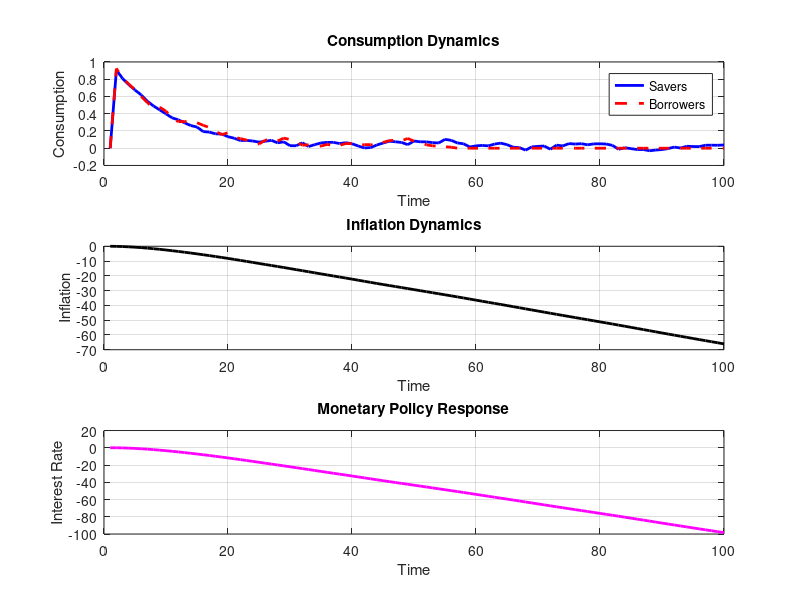
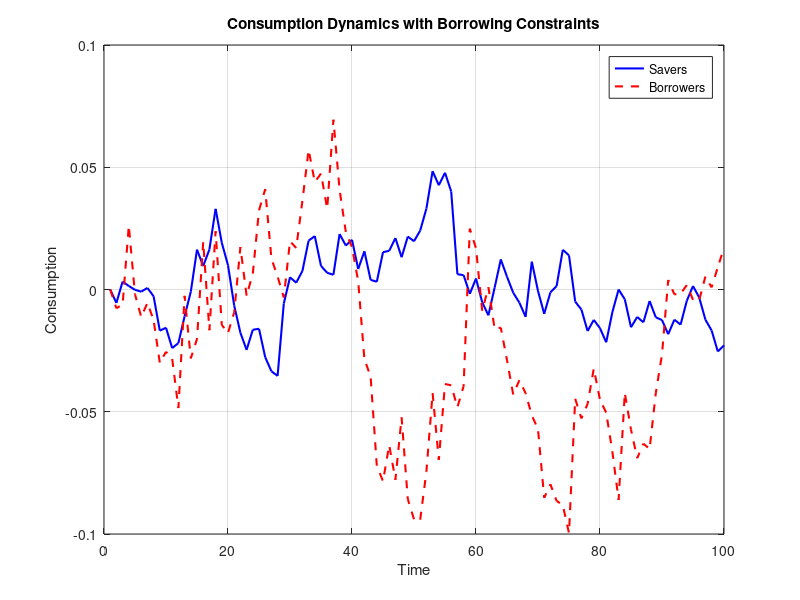
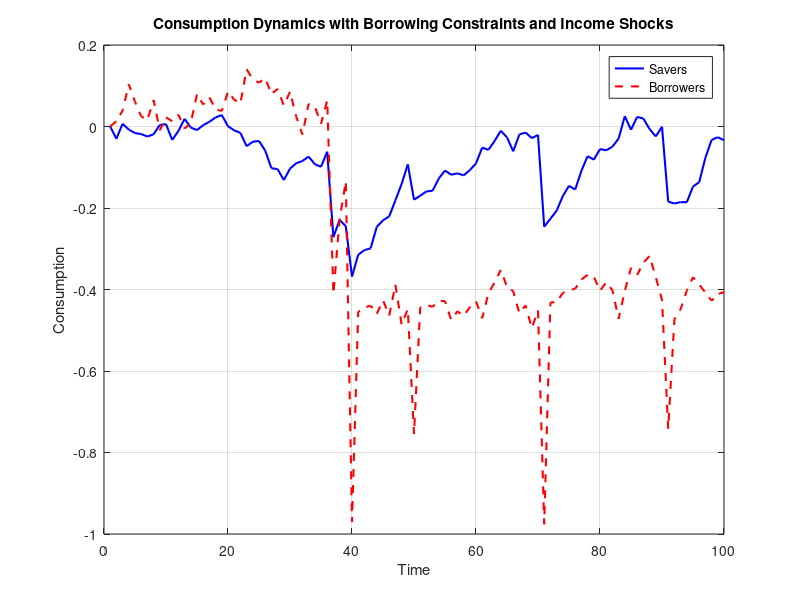
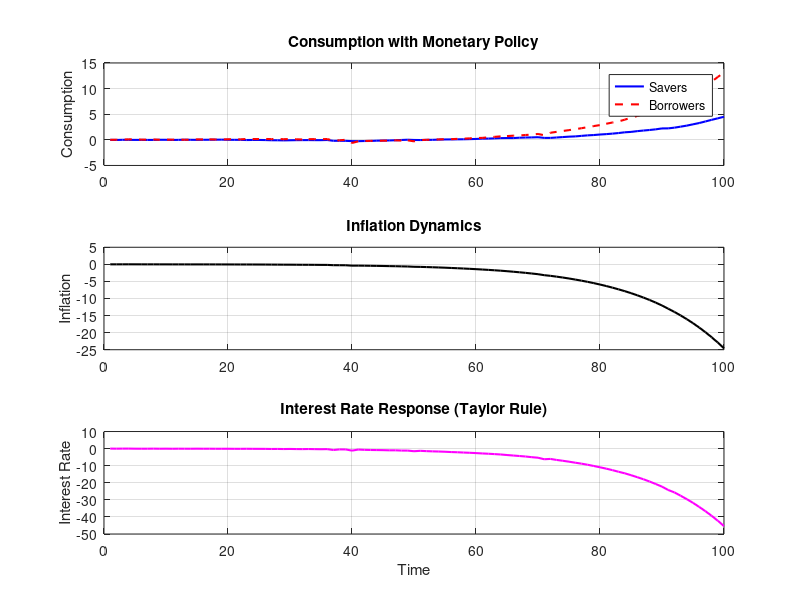

The MATLAB source for these figures, in order:
%% Heterogeneous Agent New Keynesian (HANK) Model
% Author: Adelia Nur Fasha
% Objective: Simulate a HANK model with Savers and Borrowers

clc; clear; close all;

%% Model Parameters
beta_s = 0.98;      % Discount factor for Savers
beta_b = 0.96;      % Discount factor for Borrowers
sigma = 1;          % Risk aversion (CRRA)
phi = 1.5;          % Phillips curve parameter
theta = 0.75;       % Calvo price stickiness
rho_income = 0.9;   % Persistence of income shock
sigma_income = 0.02; % Std. dev. of income shock
r_bar = 0.03;       % Steady-state interest rate

T = 100;            % Time horizon
shock_size = 0.01;  % Size of monetary policy shock

%% Initialize Variables
income_savers = ones(T,1);
income_borrowers = ones(T,1);
consumption_savers = zeros(T,1);
consumption_borrowers = zeros(T,1);
inflation = zeros(T,1);
interest_rate = r_bar * ones(T,1);
output_gap = zeros(T,1);

%% Generate Income Shocks
rng('default');
income_shock_savers = sigma_income * randn(T,1);
income_shock_borrowers = sigma_income * randn(T,1);

for t = 2:T
    income_savers(t) = rho_income * income_savers(t-1) + income_shock_savers(t);
    income_borrowers(t) = rho_income * income_borrowers(t-1) + income_shock_borrowers(t);
end
%% Consumption Decisions
for t = 2:T
    % Savers' consumption (depends on income and interest rate)
    consumption_savers(t) = (beta_s * (1 + interest_rate(t-1)))^(-1/sigma) * income_savers(t);

    % Borrowers face borrowing constraints, more sensitive to income shocks
    consumption_borrowers(t) = max(0, income_borrowers(t) - 0.5 * shock_size);
end
%% Aggregate Demand and Monetary Policy Rule
for t = 2:T
    % Aggregate consumption (weighted average)
    total_consumption = 0.7 * consumption_savers(t) + 0.3 * consumption_borrowers(t);
    
    % Output gap (difference from steady state)
    output_gap(t) = total_consumption - 1;

    % Taylor rule for interest rate (monetary policy response)
    interest_rate(t) = r_bar + phi * inflation(t-1) + 0.5 * output_gap(t);
    
    % Inflation dynamics (Phillips curve)
    inflation(t) = inflation(t-1) + theta * output_gap(t);
end
%% Visualization
figure;
subplot(3,1,1);
plot(1:T, consumption_savers, 'b-', 'LineWidth', 2); hold on;
plot(1:T, consumption_borrowers, 'r--', 'LineWidth', 2);
xlabel('Time'); ylabel('Consumption');
legend('Savers', 'Borrowers');
title('Consumption Dynamics');
grid on;

subplot(3,1,2);
plot(1:T, inflation, 'k-', 'LineWidth', 2);
xlabel('Time'); ylabel('Inflation');
title('Inflation Dynamics');
grid on;

subplot(3,1,3);
plot(1:T, interest_rate, 'm-', 'LineWidth', 2);
xlabel('Time'); ylabel('Interest Rate');
title('Monetary Policy Response');
grid on;
% Define Parameters
credit_limit = -0.5;  % Borrowers cannot borrow more than this (negative means debt)

% Initialize Consumption for Savers and Borrowers
consumption_savers = zeros(T, 1);
consumption_borrowers = zeros(T, 1);
wealth_borrowers = zeros(T, 1); % Track borrowers' wealth

% Loop through Time Periods
for t = 2:T
    % Income Shocks (for demonstration, random normal shocks)
    income_shock = sigma_income * randn;

    % Update Borrowers' Wealth with Income Shock
    wealth_borrowers(t) = wealth_borrowers(t-1) + income_shock;

    % Apply Borrowing Constraint
    if wealth_borrowers(t) < credit_limit
        wealth_borrowers(t) = credit_limit;
    end

    % Consumption Dynamics
    consumption_savers(t) = rho_income * consumption_savers(t-1) + shock_size * randn;
    consumption_borrowers(t) = rho_income * wealth_borrowers(t) + shock_size * randn;
end

% Plot Results
figure;
plot(consumption_savers, 'b', 'LineWidth', 1.5); hold on;
plot(consumption_borrowers, 'r--', 'LineWidth', 1.5);
legend('Savers', 'Borrowers');
title('Consumption Dynamics with Borrowing Constraints');
xlabel('Time');
ylabel('Consumption');
grid on;
% Define Parameters for Income Shocks
shock_probability = 0.1;     % 10% chance of a negative shock
shock_magnitude = -0.3;      % Size of the negative shock

% Initialize Consumption for Savers and Borrowers
consumption_savers = zeros(T, 1);
consumption_borrowers = zeros(T, 1);
wealth_borrowers = zeros(T, 1);

% Loop through Time Periods
for t = 2:T
    % Random Income Shock Occurrence
    if rand < shock_probability
        income_shock_savers = shock_magnitude * rand;
        income_shock_borrowers = 2 * shock_magnitude * rand; % Larger shocks for borrowers
    else
        income_shock_savers = sigma_income * randn;
        income_shock_borrowers = sigma_income * randn;
    end

    % Update Borrowers' Wealth with Income Shock
    wealth_borrowers(t) = wealth_borrowers(t-1) + income_shock_borrowers;

    % Apply Borrowing Constraint
    if wealth_borrowers(t) < credit_limit
        wealth_borrowers(t) = credit_limit;
    end

    % Consumption Dynamics with Income Shocks
    consumption_savers(t) = rho_income * consumption_savers(t-1) + income_shock_savers;
    consumption_borrowers(t) = rho_income * wealth_borrowers(t) + income_shock_borrowers;
end

% Plot Results
figure;
plot(consumption_savers, 'b', 'LineWidth', 1.5); hold on;
plot(consumption_borrowers, 'r--', 'LineWidth', 1.5);
legend('Savers', 'Borrowers');
title('Consumption Dynamics with Borrowing Constraints and Income Shocks');
xlabel('Time');
ylabel('Consumption');
grid on;
% Taylor Rule Parameters
phi_pi = 1.5;   % Response to inflation
phi_y = 0.5;    % Response to output gap
inflation_target = 0.02;  % 2% Inflation target
output_gap = zeros(T,1);  % Initialize output gap
inflation = zeros(T,1);   % Initialize inflation
interest_rate = zeros(T,1);  % Initialize interest rate

% Simulate Monetary Policy Response
for t = 2:T
    % Calculate Output Gap
    output_gap(t) = (consumption_savers(t) + consumption_borrowers(t)) - ...
                    (consumption_savers(t-1) + consumption_borrowers(t-1));

    % Simulate Inflation Dynamics (Simplified)
    inflation(t) = inflation(t-1) + 0.1 * output_gap(t);

    % Apply Taylor Rule for Interest Rate
    interest_rate(t) = phi_pi * (inflation(t) - inflation_target) + phi_y * output_gap(t);

    % Update Borrowers' Wealth with Interest Payments
    wealth_borrowers(t) = wealth_borrowers(t) - interest_rate(t) * wealth_borrowers(t-1);

    % Apply Borrowing Constraint Again
    if wealth_borrowers(t) < credit_limit
        wealth_borrowers(t) = credit_limit;
    end

    % Update Consumption with Interest Rate Effect
    consumption_savers(t) = consumption_savers(t) - 0.1 * interest_rate(t);
    consumption_borrowers(t) = consumption_borrowers(t) - 0.3 * interest_rate(t);
end

% Plot Results: Interest Rate, Inflation, and Consumption
figure;

subplot(3,1,1);
plot(consumption_savers, 'b', 'LineWidth', 1.5); hold on;
plot(consumption_borrowers, 'r--', 'LineWidth', 1.5);
legend('Savers', 'Borrowers');
title('Consumption with Monetary Policy');
ylabel('Consumption');
grid on;

subplot(3,1,2);
plot(inflation, 'k', 'LineWidth', 1.5);
title('Inflation Dynamics');
ylabel('Inflation');
grid on;

subplot(3,1,3);
plot(interest_rate, 'm', 'LineWidth', 1.5);
title('Interest Rate Response (Taylor Rule)');
xlabel('Time');
ylabel('Interest Rate');
grid on;
